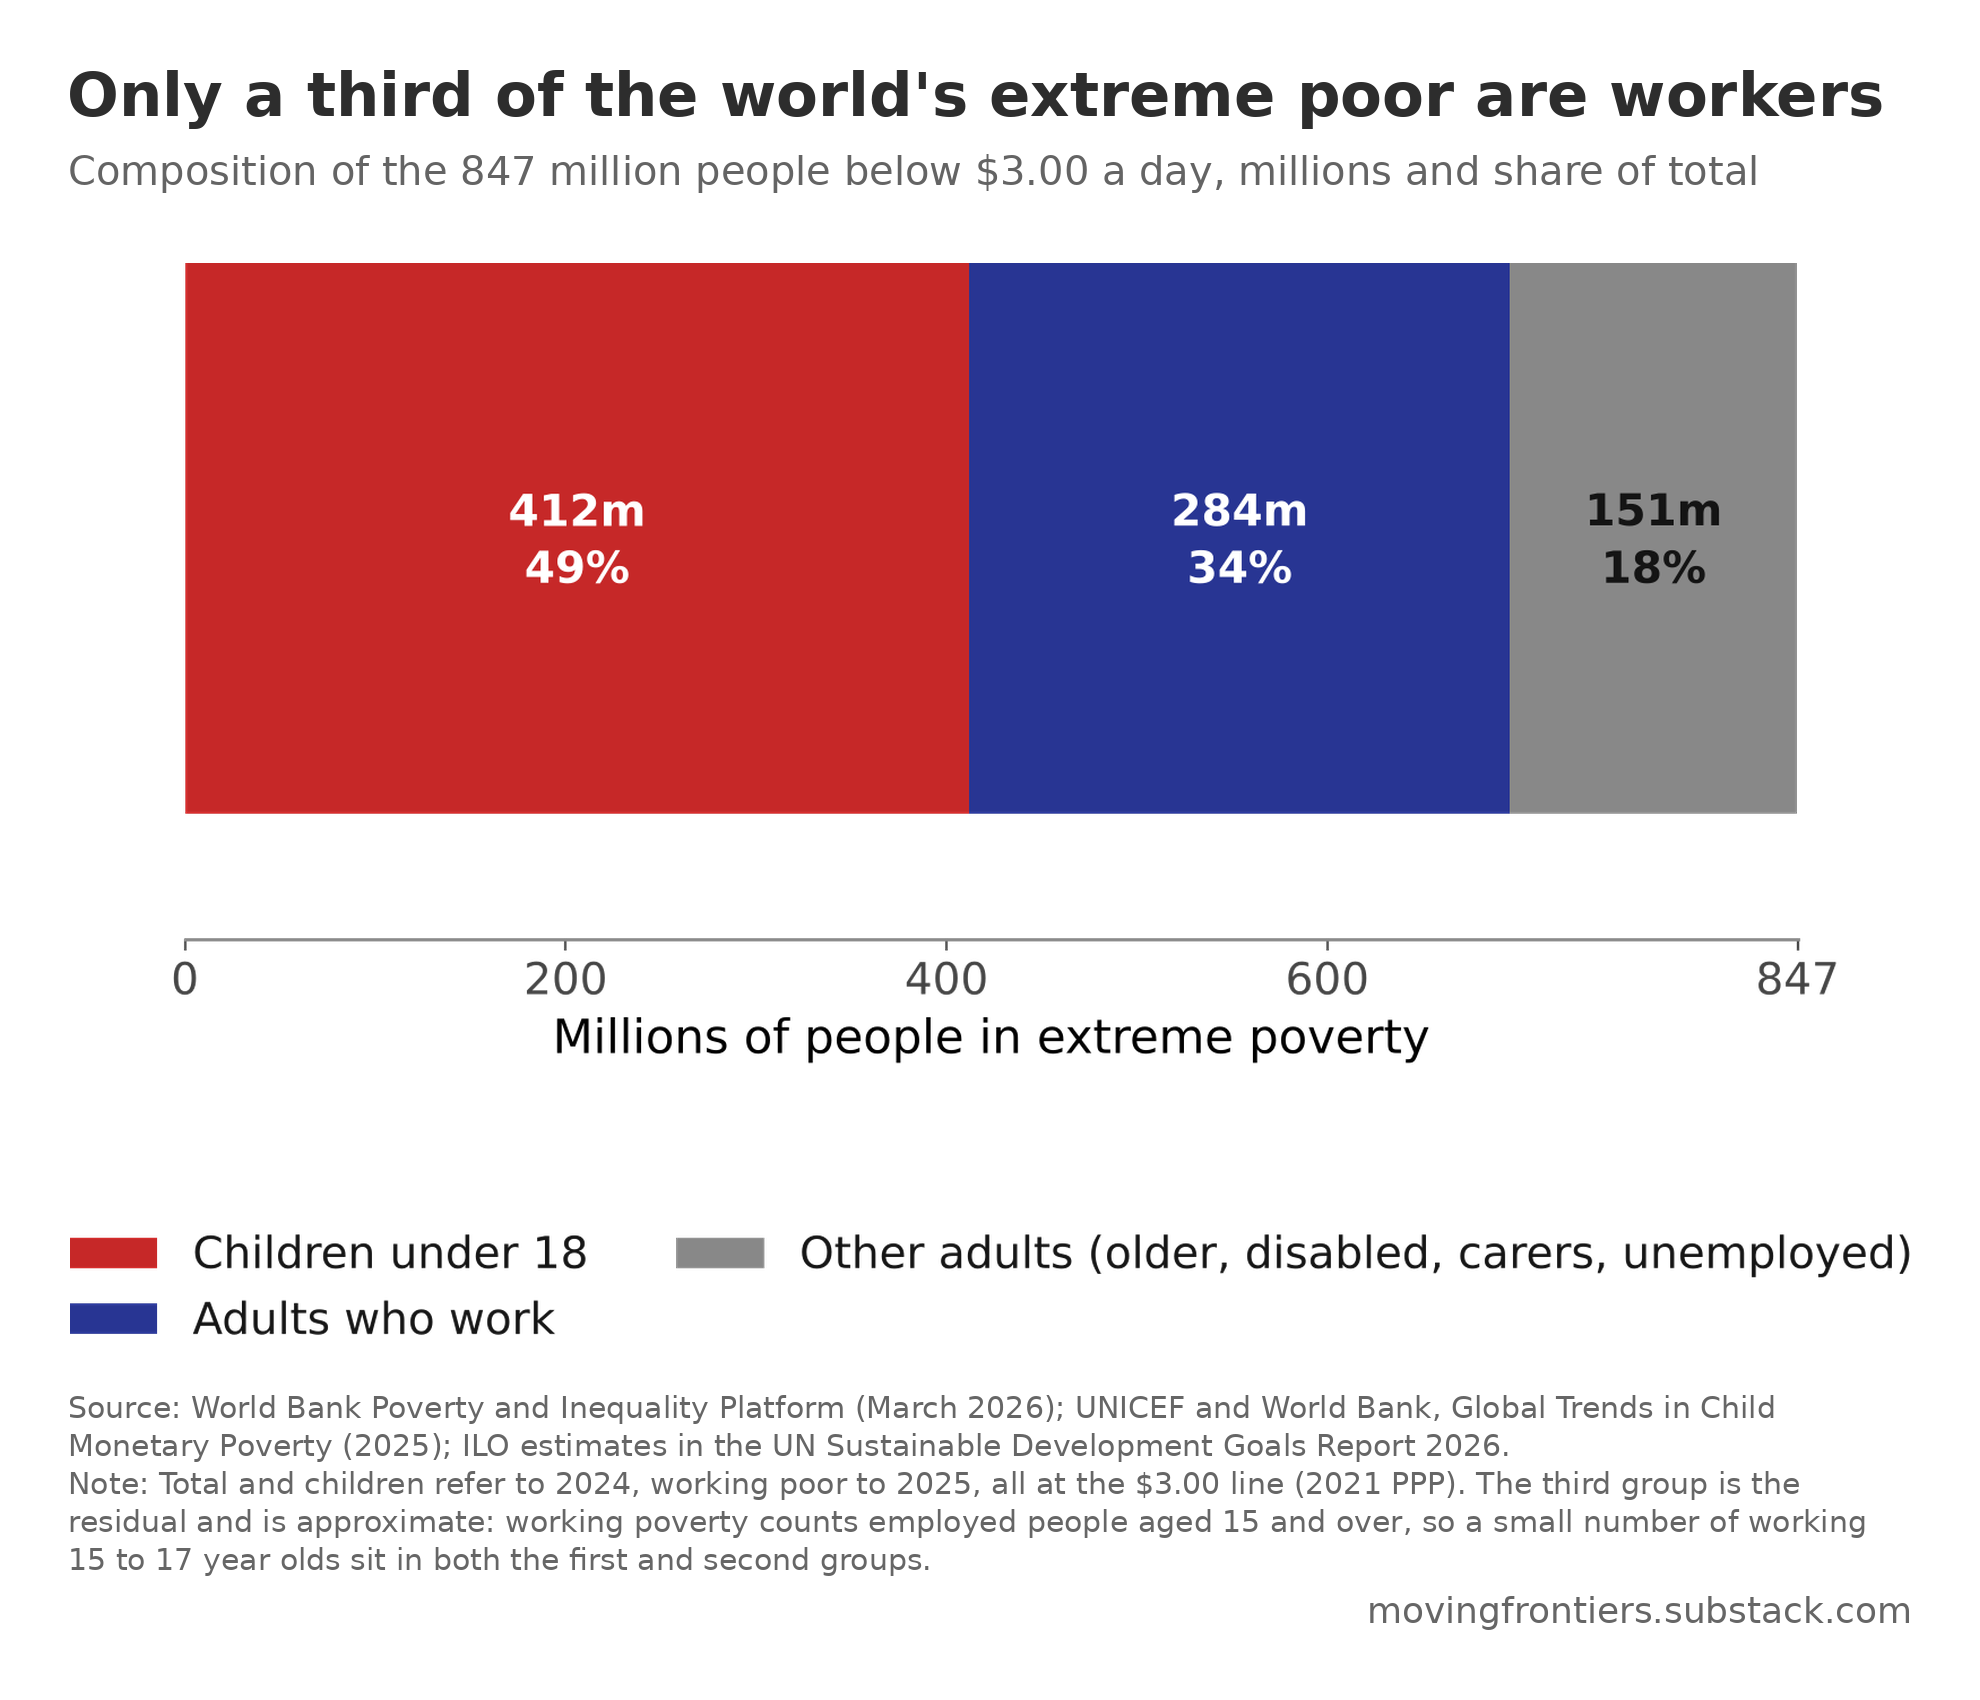

The Python source for this figure:
"""Chart 5: who are the extreme poor.
Self-contained: house style and data are embedded. Requires numpy, matplotlib and Pillow.
Run: python chart-5-who-are-the-extreme-poor.py  -> writes chart-5-who-are-the-extreme-poor.png and chart-5-who-are-the-extreme-poor.csv
"""
# ---- Moving Frontiers house style (inlined) -------------------------------
# Plot in matplotlib on a transparent canvas, then compose() lays out title,
# subtitle, plot, caption and watermark in PIL with every gap measured ink to
# ink, and verify() re-measures the finished PNG and asserts the gaps.
import io, textwrap
import numpy as np
import matplotlib
matplotlib.use("Agg")
import matplotlib.pyplot as plt
from matplotlib import font_manager
from PIL import Image, ImageDraw, ImageFont

RED, GOLD, GREEN, BLUE, GREY = "#C62828", "#F9A825", "#00897B", "#283593", "#888888"
INK, PAPER = "#141414", "#FFFFFF"
def palette(n):
    return [[BLUE], [BLUE, RED], [BLUE, RED, GREEN], [BLUE, RED, GREEN, GOLD]][n - 1]

REF_W = 1980
GAP_TITLE_SUB, GAP_SUB_PLOT, GAP_PLOT_CAP, GAP_CAP_MARK, BORDER = 25, 70, 60, 20, 70
TITLE_PX, SUB_PX, CAP_PX = 61, 40, 30          # at REF_W; title ~3.1% of width
TITLE_RGB, SUB_RGB, CAP_RGB = (45, 45, 45), (100, 100, 100), (102, 102, 102)
WATERMARK = "movingfrontiers.substack.com"

_fp = font_manager.findfont("DejaVu Sans")
_fpb = font_manager.findfont(font_manager.FontProperties(family="DejaVu Sans", weight="bold"))
def _font(px, bold=False):
    return ImageFont.truetype(_fpb if bold else _fp, px)

plt.rcParams.update({
    "font.family": "DejaVu Sans", "font.size": 15,
    "xtick.labelsize": 14, "ytick.labelsize": 14, "legend.fontsize": 14,
    "axes.labelsize": 15, "axes.edgecolor": "#888888", "axes.linewidth": 1.0,
    "axes.facecolor": PAPER, "figure.facecolor": "none", "savefig.facecolor": "none",
    "axes.spines.top": False, "axes.spines.right": False,
    "xtick.color": "#444444", "ytick.color": "#444444", "text.color": INK,
})

def new_figure(w_in=9.2, h_in=7.34, dpi=200):
    fig = plt.figure(figsize=(w_in, h_in), dpi=dpi)
    return fig

def render_plot(fig):
    """Rasterise the figure on a transparent background and crop to its ink."""
    buf = io.BytesIO()
    fig.savefig(buf, format="png", dpi=fig.dpi, transparent=True, bbox_inches="tight", pad_inches=0.05)
    buf.seek(0)
    im = Image.open(buf).convert("RGBA")
    bbox = im.getchannel("A").getbbox()
    return im.crop(bbox)

def _text_layer(text, px, rgb, bold=False, width_px=None, align="left", linespacing=1.25):
    """Render wrapped text on a transparent layer cropped to its ink."""
    font = _font(px, bold)
    if width_px:
        # wrap by measured width
        lines = []
        for para in text.split("\n"):
            words, cur = para.split(), ""
            for w in words:
                t = (cur + " " + w).strip()
                if font.getlength(t) <= width_px or not cur:
                    cur = t
                else:
                    lines.append(cur); cur = w
            lines.append(cur)
    else:
        lines = text.split("\n")
    lh = int(round(px * linespacing))
    H = lh * len(lines) + px
    W = int(max(font.getlength(l) for l in lines)) + px
    layer = Image.new("RGBA", (W, H), (0, 0, 0, 0))
    d = ImageDraw.Draw(layer)
    for i, l in enumerate(lines):
        x = 0 if align == "left" else W - px - font.getlength(l)
        d.text((x, i * lh), l, font=font, fill=rgb + (255,))
    return layer.crop(layer.getchannel("A").getbbox())

def compose(plot_im, title, subtitle, source, note=None, out="chart.png", csv=None, csv_rows=None, W=REF_W):
    s = W / REF_W
    inner = W - 2 * BORDER
    # scale the plot to the inner width
    pw, ph = plot_im.size
    if pw != inner:
        plot_im = plot_im.resize((inner, int(ph * inner / pw)), Image.LANCZOS)
    t_layer = _text_layer(title, int(TITLE_PX * s), TITLE_RGB, bold=True, width_px=inner)
    s_layer = _text_layer(subtitle, int(SUB_PX * s), SUB_RGB, width_px=inner)
    cap = "Source: " + source + ("\nNote: " + note if note else "")
    c_layer = _text_layer(cap, int(CAP_PX * s), CAP_RGB, width_px=inner)
    m_layer = _text_layer(WATERMARK, int(CAP_PX * 1.2 * s), CAP_RGB)
    H = (BORDER + t_layer.height + GAP_TITLE_SUB + s_layer.height + GAP_SUB_PLOT + plot_im.height
         + GAP_PLOT_CAP + c_layer.height + GAP_CAP_MARK + m_layer.height + BORDER)
    canvas = Image.new("RGB", (W, H), (255, 255, 255))
    y = BORDER
    canvas.paste(t_layer, (BORDER, y), t_layer); y += t_layer.height + GAP_TITLE_SUB
    canvas.paste(s_layer, (BORDER, y), s_layer); y += s_layer.height + GAP_SUB_PLOT
    canvas.paste(plot_im, (BORDER, y), plot_im); y += plot_im.height + GAP_PLOT_CAP
    canvas.paste(c_layer, (BORDER, y), c_layer); y += c_layer.height + GAP_CAP_MARK
    canvas.paste(m_layer, (W - BORDER - m_layer.width, y), m_layer)
    canvas.save(out, dpi=(200, 200))
    if csv and csv_rows:
        import csv as _csv
        with open(csv, "w", newline="") as f:
            _csv.writer(f).writerows(csv_rows)
    verify(out, (t_layer.height, s_layer.height, plot_im.height, c_layer.height, m_layer.height))
    return out

def verify(path, heights):
    """Scan rows of the finished PNG for ink and assert the vertical gaps."""
    a = np.asarray(Image.open(path).convert("L"))
    ink_rows = np.where((a < 250).any(axis=1))[0]
    ink_cols = np.where((a < 250).any(axis=0))[0]
    assert ink_rows[0] == BORDER and ink_cols[0] == BORDER, ("border", ink_rows[0], ink_cols[0])
    assert a.shape[0] - 1 - ink_rows[-1] == BORDER, ("bottom border", a.shape[0] - 1 - ink_rows[-1])
    # blocks of ink separated by white gaps
    gaps, prev = [], ink_rows[0]
    for r in ink_rows[1:]:
        if r - prev > 1:
            gaps.append(r - prev - 1)
        prev = r
    expected = [GAP_TITLE_SUB, GAP_SUB_PLOT, GAP_PLOT_CAP, GAP_CAP_MARK]
    found = [g for g in gaps if g >= GAP_CAP_MARK - 1]
    # the four structural gaps must be present in order (text lines create smaller gaps)
    ok = [g for g in found if g in expected or g - 1 in expected or g + 1 in expected]
    assert len(ok) >= 4, ("structural gaps", found)
    print(f"verified {path}: size {a.shape[1]}x{a.shape[0]}, gaps {found}")
# ---------------------------------------------------------------------------

# World Bank PIP ($3.00 line): 846.8 million extreme poor in 2024.
# UNICEF and World Bank (2025): 412 million children under 18 in extreme poverty in 2024.
# ILO / UN SDG Report 2026: 284 million employed people in extreme poverty in 2025.
total = 846.8
children, workers = 412.0, 284.0
other = round(total - children - workers, 1)
rows = [("Children under 18", children, RED),
        ("Adults who work", workers, BLUE),
        ("Other adults (older, disabled, carers, unemployed)", other, GREY)]

fig = new_figure(9.2, 4.6)
ax = fig.add_subplot(111)
left = 0
for lab, v, c in rows:
    ax.barh([0], [v], left=left, color=c, height=0.55, label=lab)
    ax.text(left + v / 2, 0, f"{v:,.0f}m\n{v / total:.0%}", ha="center", va="center", fontsize=14,
            color="white" if c != GREY else INK, fontweight="bold", linespacing=1.3)
    left += v
ax.set_xlim(0, total)
ax.set_ylim(-0.4, 0.4)
ax.set_yticks([])
ax.spines["left"].set_visible(False)
ax.set_xticks([0, 200, 400, 600, 847])
ax.set_xticklabels(["0", "200", "400", "600", "847"])
ax.set_xlabel("Millions of people in extreme poverty")
ax.legend(loc="upper center", bbox_to_anchor=(0.5, -0.32), ncol=2, frameon=False)

compose(render_plot(fig),
        title="Only a third of the world's extreme poor are workers",
        subtitle="Composition of the 847 million people below $3.00 a day, millions and share of total",
        source="World Bank Poverty and Inequality Platform (March 2026); UNICEF and World Bank, Global Trends in Child Monetary Poverty (2025); ILO estimates in the UN Sustainable Development Goals Report 2026.",
        note="Total and children refer to 2024, working poor to 2025, all at the $3.00 line (2021 PPP). The third group is the residual and is approximate: working poverty counts employed people aged 15 and over, so a small number of working 15 to 17 year olds sit in both the first and second groups.",
        out="chart-5-who-are-the-extreme-poor.png", csv="chart-5-who-are-the-extreme-poor.csv",
        csv_rows=[["group", "millions", "share"]] + [[r[0].replace("\n", " "), r[1], round(r[1] / total, 3)] for r in rows])
